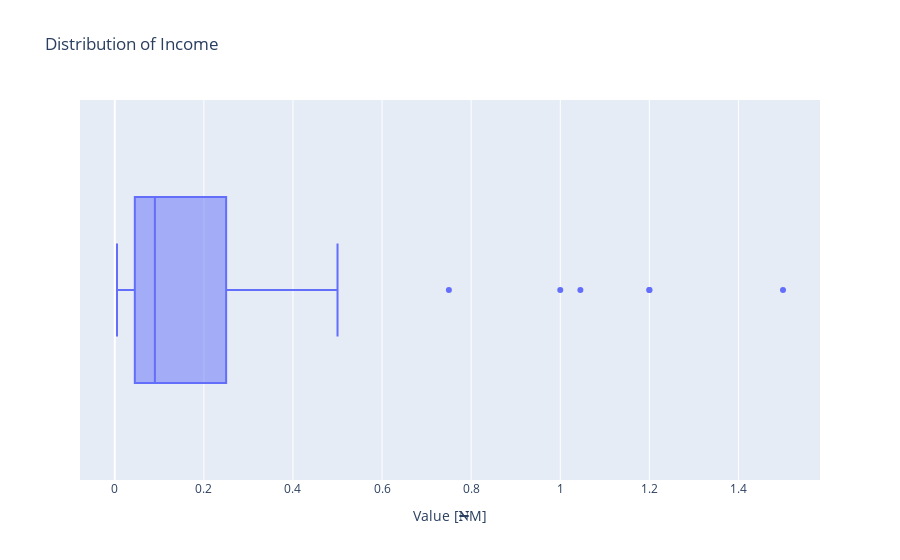

This figure's notebook cell:
### Code cell
# boxplot of `Income`
fig = px.box(
    data_frame = data['Income']/1e6,
    x = 'Income',
    title = '\n Distribution of Income \n')

fig.update_layout(xaxis_title = 'Value [₦M]')

fig.show()

### Figure 1 — Plotly figure (JSON) as saved in the notebook; plotly's stock layout.template omitted (floating-point values rounded to 4 significant figures)
{"data": [{"alignmentgroup": "True", "hovertemplate": "Income=%{x}<extra></extra>", "legendgroup": "", "marker": {"color": "#636efa"}, "name": "", "notched": false, "offsetgroup": "", "orientation": "h", "showlegend": false, "type": "box", "x": [0.005, 0.12, 0.155, 0.015, 0.3, 0.02, 0.1, 0.02, 0.045, 0.02, 0.32, 0.25, 0.065, 0.0925, 0.255, 0.2, 0.1, 0.2055, 0.01, 0.12, 1.2, 0.025, 0.75, 0.045, 0.04925, 1.045, 0.045, 0.075, 0.012, 0.07, 1.2, 0.045, 1.5, 0.325, 0.062, 0.09, 0.075, 0.075, 0.25, 0.16, 0.2, 0.085, 0.01, 0.5, 0.064, 0.035, 0.02, 0.155, 0.25, 0.035, 0.084, 0.065, 0.19, 0.075, 0.45, 1, 0.175, 0.075, 0.32], "x0": " ", "xaxis": "x", "y0": " ", "yaxis": "y"}], "layout": {"boxmode": "group", "legend": {"tracegroupgap": 0}, "title": {"text": "\n Distribution of Income \n"}, "xaxis": {"anchor": "y", "domain": [0, 1], "title": {"text": "Value [₦M]"}}, "yaxis": {"anchor": "x", "domain": [0, 1]}}}
